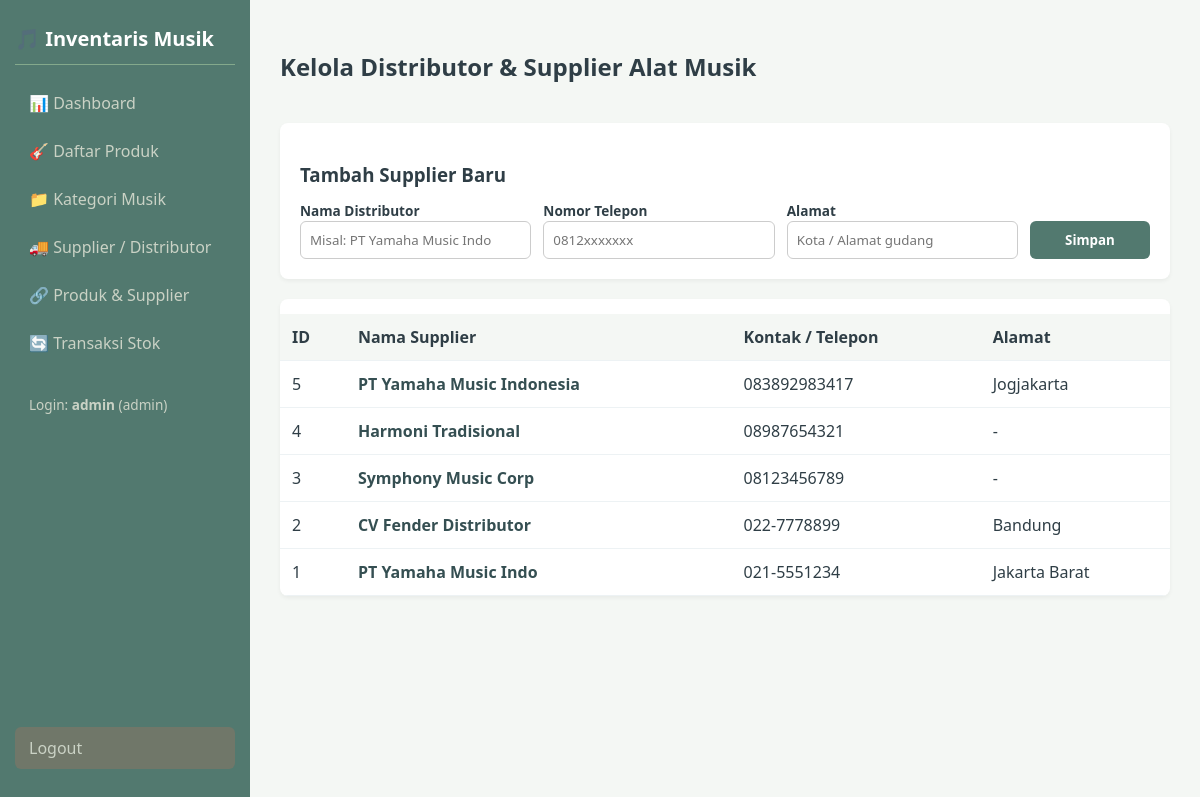
The page /public/suppliers/index.php (signed in) on the database its author committed.
### tables this page shows
CREATE TABLE `suppliers` (
  `id` int(11) NOT NULL,
  `name` varchar(100) NOT NULL,
  `phone` varchar(20) DEFAULT NULL,
  `address` text DEFAULT NULL
);

### helpers/auth.php (called while the page is built, shortened)
<?php
function hasRole(string $role): bool {
    return isset($_SESSION['user']['role']) && $_SESSION['user']['role'] === $role;
}

### helpers/escape.php (called while the page is built)
<?php
function e($value) {
    return htmlspecialchars((string)$value, ENT_QUOTES, 'UTF-8');
}

### public/suppliers/index.php (the view, shortened to what this page needs)
<?php
require_once __DIR__ . '/../../config/database.php';
require_once __DIR__ . '/../../helpers/auth.php';
require_once __DIR__ . '/../../helpers/escape.php';
$suppliers = $pdo->query('SELECT * FROM suppliers ORDER BY id DESC')->fetchAll();
require_once __DIR__ . '/../../views/header.php';
?>
<div style="display:flex; justify-content:space-between; align-items:center; margin-bottom:20px;">
    <h2>Kelola Distributor & Supplier Alat Musik</h2>
</div>
<?php if (hasRole('admin')): ?>
<div style="background:white; padding:20px; border-radius:8px; box-shadow:0 2px 4px rgba(0,0,0,0.05); margin-bottom:20px;">
    <h3 style="margin-bottom:12px;">Tambah Supplier Baru</h3>
    <form method="POST" style="display:grid; grid-template-columns: repeat(auto-fit, minmax(200px, 1fr)) 120px; gap:12px; align-items:end;">
        <div>
            <label style="font-size:0.85rem; font-weight:bold; color:#2f3e46;">Nama Distributor</label>
            <input type="text" name="name" required placeholder="Misal: PT Yamaha Music Indo" style="width:100%; padding:9px; border:1px solid #ccc; border-radius:6px; box-sizing:border-box;">
        </div>
        <div>
            <label style="font-size:0.85rem; font-weight:bold; color:#2f3e46;">Nomor Telepon</label>
            <input type="text" name="phone" placeholder="0812xxxxxxx" style="width:100%; padding:9px; border:1px solid #ccc; border-radius:6px; box-sizing:border-box;">
        </div>
        <div>
            <label style="font-size:0.85rem; font-weight:bold; color:#2f3e46;">Alamat</label>
            <input type="text" name="address" placeholder="Kota / Alamat gudang" style="width:100%; padding:9px; border:1px solid #ccc; border-radius:6px; box-sizing:border-box;">
        </div>
        <button type="submit" style="background:#52796f; color:white; padding:10px; border:none; border-radius:6px; font-weight:bold; cursor:pointer;">Simpan</button>
    </form>
</div>
<?php endif; ?>
<div style="background:white; border-radius:8px; overflow:hidden; box-shadow:0 2px 4px rgba(0,0,0,0.05);">
    <table style="width:100%; border-collapse:collapse; text-align:left;">
        <thead>
            <tr style="background:#cad2c5; color:#2f3e46;">
                <th style="padding:12px;">ID</th>
                <th style="padding:12px;">Nama Supplier</th>
                <th style="padding:12px;">Kontak / Telepon</th>
                <th style="padding:12px;">Alamat</th>
            </tr>
        </thead>
        <tbody>
            <?php if (empty($suppliers)): ?>
                <tr><td colspan="4" style="padding:20px; text-align:center; color:#888;">Belum ada supplier yang terdaftar.</td></tr>
            <?php else: ?>
                <?php foreach ($suppliers as $s): ?>
                    <tr style="border-bottom:1px solid #eee;">
                        <td style="padding:12px;"><?= e($s['id']) ?></td>
                        <td style="padding:12px; font-weight:bold; color:#354f52;"><?= e($s['name']) ?></td>
                        <td style="padding:12px;"><?= e($s['phone'] ?? '-') ?></td>
                        <td style="padding:12px;"><?= e($s['address'] ?? '-') ?></td>
                    </tr>
                <?php endforeach; ?>
            <?php endif; ?>
        </tbody>
    </table>
</div>
<?php require_once __DIR__ . '/../../views/footer.php'; ?>

### views/header.php (style rules this page uses)
:root { --bg-body: #f4f7f4; --primary-soft: #84a98c; --primary-dark: #52796f; --primary-light: #cad2c5; --text-dark: #2f3e46; --white: #ffffff; --danger: #e76f51; --warning: #e9c46a; }
* { box-sizing: border-box; font-family: 'Segoe UI', Tahoma, Geneva, Verdana, sans-serif; }
body { margin: 0; background-color: var(--bg-body); color: var(--text-dark); display: flex; min-height: 100vh; }
table { width: 100%; border-collapse: collapse; margin-top: 15px; }
table th, table td { padding: 12px; text-align: left; border-bottom: 1px solid #edf2f4; }
table th { background-color: var(--bg-body); color: var(--text-dark); }

### rows shown on the page
suppliers: id "5", name "PT Yamaha Music Indonesia", phone "083892983417", address "Jogjakarta"
suppliers: id "4", name "Harmoni Tradisional", phone "08987654321", address "-"
suppliers: id "3", name "Symphony Music Corp", phone "08123456789", address "-"
suppliers: id "2", name "CV Fender Distributor", phone "022-7778899", address "Bandung"
suppliers: id "1", name "PT Yamaha Music Indo", phone "021-5551234", address "Jakarta Barat"

### other values the page prints
$user['username'] "admin"
$user['role'] "admin"
